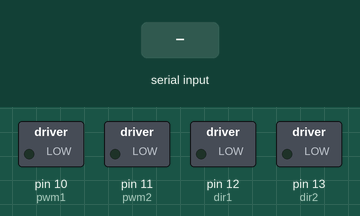
The sketch below on a simulated Arduino Uno, built with avr-gcc and run on an emulated ATmega328P. On the bench: switched loads named in the sketch (green lamp = pin HIGH). Inputs (shaded band) come from the test bench.

Above: at 1.2 s.
1.3 s: "1\n" received over Serial
At 2.4 s:
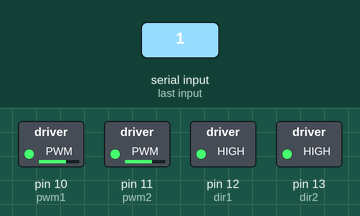
2.8 s: byte 20 (20) received over Serial
At 3.5 s:
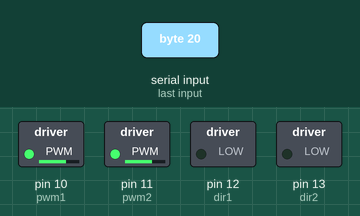
4.3 s: byte 30 (30) received over Serial
At 4.6 s:
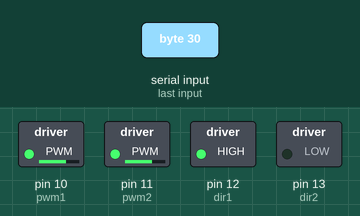
5.8 s: byte 40 (40) received over Serial
At 7.0 s:
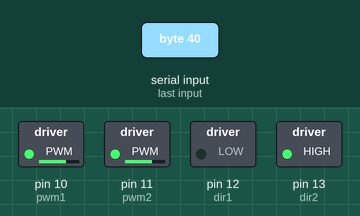
7.3 s: "0\n" received over Serial
At 8.2 s:
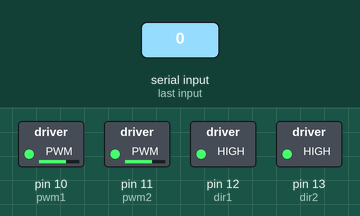
Timing chart, 0 to 9.8 s (numbered marks = the images above; inputs shaded):
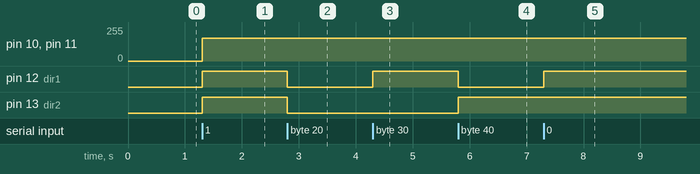

The sketch:

admcarUno.ino
```cpp
int pwm1 = 10;
int pwm2 = 11;

int dir1 = 12;
int dir2 = 13;

int incomingByte = 0;

void setup()
{
  pinMode(pwm1, OUTPUT);
  pinMode(pwm1, OUTPUT);
  pinMode(dir1, OUTPUT);
  pinMode(dir2, OUTPUT);

  digitalWrite(pwm1, LOW);
  digitalWrite(pwm2, LOW);
  digitalWrite(dir1, LOW);
  digitalWrite(dir2, LOW);

  Serial.begin(9600);
}

void MotorKontrol(int mdir1, int mdir2, int pwmSpeed)
{
  digitalWrite(dir1, mdir1);
  digitalWrite(dir2, mdir2);
  analogWrite(pwm1, pwmSpeed);
  analogWrite(pwm2, pwmSpeed);
}

void loop()
{
  // This expresses the motion part with serial communication
  if (Serial.available() > 0)
  {
    incomingByte = Serial.read();

    if (incomingByte == 10) // Forward
    {
      MotorKontrol(HIGH, HIGH, 170);
    }
    else if (incomingByte == 20) // Backward
    {
      MotorKontrol(LOW, LOW, 170);
    }
    else if (incomingByte == 30) // Left
    {
      MotorKontrol(HIGH, LOW, 170);
    }
    else if (incomingByte == 40) // Right
    {
      MotorKontrol(LOW, HIGH, 170);
    }
    else // Stop If other data comes
    {
      MotorKontrol(LOW, LOW, 0);
    }
  }
}
```

Measured:
- after the input at 1.3 s, pin 10 (pwm1), pin 11 (pwm2): 0/255 → 170/255 at once; pin 12 (dir1), pin 13 (dir2): LOW → HIGH at once
- after the input at 2.8 s, pin 12 (dir1), pin 13 (dir2): HIGH → LOW at once
- after the input at 4.3 s, pin 12 (dir1): LOW → HIGH at once
- after the input at 5.8 s, pin 12 (dir1): HIGH → LOW at once; pin 13 (dir2): LOW → HIGH at once
- after the input at 7.3 s, pin 12 (dir1): LOW → HIGH at once
